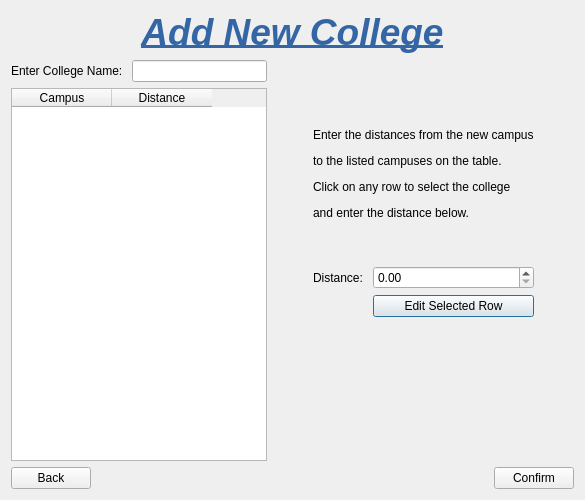
      <widget class="QWidget" name="page_add_college">
       <layout class="QGridLayout" name="gridLayout_22">
        <item row="0" column="0">
         <widget class="QLabel" name="label_26">
          <property name="text">
           <string>&lt;html&gt;&lt;head/&gt;&lt;body&gt;&lt;p align=&quot;center&quot;&gt;&lt;span style=&quot; font-size:28pt; font-weight:600; font-style:italic; text-decoration: underline; color:#3465a4;&quot;&gt;Add New College&lt;/span&gt;&lt;/p&gt;&lt;/body&gt;&lt;/html&gt;</string>
          </property>
          <property name="alignment">
           <set>Qt::AlignCenter</set>
          </property>
         </widget>
        </item>
        <item row="1" column="0">
         <layout class="QGridLayout" name="gridLayout_21">
          <item row="0" column="0">
           <layout class="QGridLayout" name="gridLayout_18">
            <item row="0" column="0">
             <layout class="QFormLayout" name="formLayout_3">
              <item row="0" column="0">
               <widget class="QLabel" name="label_29">
                <property name="text">
                 <string>Enter College Name: </string>
                </property>
               </widget>
              </item>
              <item row="0" column="1">
               <widget class="QLineEdit" name="lineEditAddCollege"/>
              </item>
             </layout>
            </item>
            <item row="1" column="0">
             <widget class="QTableWidget" name="tableWidgetAddCollege">
              <property name="editTriggers">
               <set>QAbstractItemView::NoEditTriggers</set>
              </property>
              <property name="selectionMode">
               <enum>QAbstractItemView::SingleSelection</enum>
              </property>
              <property name="selectionBehavior">
               <enum>QAbstractItemView::SelectRows</enum>
              </property>
              <column>
               <property name="text">
                <string>Campus</string>
               </property>
              </column>
              <column>
               <property name="text">
                <string>Distance</string>
               </property>
              </column>
             </widget>
            </item>
            <item row="1" column="1">
             <layout class="QGridLayout" name="gridLayout_20">
              <item row="1" column="0">
               <spacer name="horizontalSpacer_44">
                <property name="orientation">
                 <enum>Qt::Horizontal</enum>
                </property>
                <property name="sizeHint" stdset="0">
                 <size>
                  <width>40</width>
                  <height>20</height>
                 </size>
                </property>
               </spacer>
              </item>
              <item row="1" column="2">
               <spacer name="horizontalSpacer_45">
                <property name="orientation">
                 <enum>Qt::Horizontal</enum>
                </property>
                <property name="sizeHint" stdset="0">
                 <size>
                  <width>40</width>
                  <height>20</height>
                 </size>
                </property>
               </spacer>
              </item>
              <item row="2" column="1">
               <spacer name="verticalSpacer_15">
                <property name="orientation">
                 <enum>Qt::Vertical</enum>
                </property>
                <property name="sizeHint" stdset="0">
                 <size>
                  <width>20</width>
                  <height>40</height>
                 </size>
                </property>
               </spacer>
              </item>
              <item row="1" column="1">
               <layout class="QGridLayout" name="gridLayout_17">
                <item row="2" column="0">
                 <layout class="QFormLayout" name="formLayout_4">
                  <item row="0" column="0">
                   <widget class="QLabel" name="label_31">
                    <property name="text">
                     <string>Distance: </string>
                    </property>
                   </widget>
                  </item>
                  <item row="0" column="1">
                   <widget class="QDoubleSpinBox" name="doubleSpinBoxAddCollege">
                    <property name="maximum">
                     <double>5000.000000000000000</double>
                    </property>
                   </widget>
                  </item>
                  <item row="1" column="1">
                   <widget class="QPushButton" name="pushButtonEnterDistance">
                    <property name="text">
                     <string>Edit Selected Row</string>
                    </property>
                    <property name="default">
                     <bool>true</bool>
                    </property>
                   </widget>
                  </item>
                  <item row="2" column="1">
                   <spacer name="horizontalSpacer_51">
                    <property name="orientation">
                     <enum>Qt::Horizontal</enum>
                    </property>
                    <property name="sizeHint" stdset="0">
                     <size>
                      <width>40</width>
                      <height>20</height>
                     </size>
                    </property>
                   </spacer>
                  </item>
                  <item row="3" column="1">
                   <spacer name="horizontalSpacer_52">
                    <property name="orientation">
                     <enum>Qt::Horizontal</enum>
                    </property>
                    <property name="sizeHint" stdset="0">
                     <size>
                      <width>40</width>
                      <height>20</height>
                     </size>
                    </property>
                   </spacer>
                  </item>
                  <item row="4" column="1">
                   <spacer name="horizontalSpacer_53">
                    <property name="orientation">
                     <enum>Qt::Horizontal</enum>
                    </property>
                    <property name="sizeHint" stdset="0">
                     <size>
                      <width>40</width>
                      <height>20</height>
                     </size>
                    </property>
                   </spacer>
                  </item>
                  <item row="5" column="1">
                   <spacer name="horizontalSpacer_54">
                    <property name="orientation">
                     <enum>Qt::Horizontal</enum>
                    </property>
                    <property name="sizeHint" stdset="0">
                     <size>
                      <width>40</width>
                      <height>20</height>
                     </size>
                    </property>
                   </spacer>
                  </item>
                 </layout>
                </item>
                <item row="0" column="0">
                 <widget class="QLabel" name="label_30">
                  <property name="text">
                   <string>&lt;html&gt;&lt;head/&gt;&lt;body&gt;&lt;p&gt;Enter the distances from the new campus&lt;/p&gt;&lt;p&gt;to the listed campuses on the table.&lt;/p&gt;&lt;p&gt;Click on any row to select the college &lt;/p&gt;&lt;p&gt;and enter the distance below.&lt;/p&gt;&lt;/body&gt;&lt;/html&gt;</string>
                  </property>
                 </widget>
                </item>
                <item row="1" column="0">
                 <spacer name="verticalSpacer_19">
                  <property name="orientation">
                   <enum>Qt::Vertical</enum>
                  </property>
                  <property name="sizeHint" stdset="0">
                   <size>
                    <width>20</width>
                    <height>40</height>
                   </size>
                  </property>
                 </spacer>
                </item>
               </layout>
              </item>
              <item row="0" column="1">
               <spacer name="verticalSpacer_16">
                <property name="orientation">
                 <enum>Qt::Vertical</enum>
                </property>
                <property name="sizeHint" stdset="0">
                 <size>
                  <width>20</width>
                  <height>40</height>
                 </size>
                </property>
               </spacer>
              </item>
             </layout>
            </item>
           </layout>
          </item>
         </layout>
        </item>
        <item row="2" column="0">
         <layout class="QHBoxLayout" name="horizontalLayout_21">
          <item>
           <widget class="QPushButton" name="pushButton_back_add_college">
            <property name="text">
             <string>Back</string>
            </property>
           </widget>
          </item>
          <item>
           <spacer name="horizontalSpacer_39">
            <property name="orientation">
             <enum>Qt::Horizontal</enum>
            </property>
            <property name="sizeHint" stdset="0">
             <size>
              <width>40</width>
              <height>20</height>
             </size>
            </property>
           </spacer>
          </item>
          <item>
           <widget class="QPushButton" name="pushButton_ConfirmNewCollege">
            <property name="text">
             <string>Confirm</string>
            </property>
           </widget>
          </item>
         </layout>
        </item>
       </layout>
      </widget>
